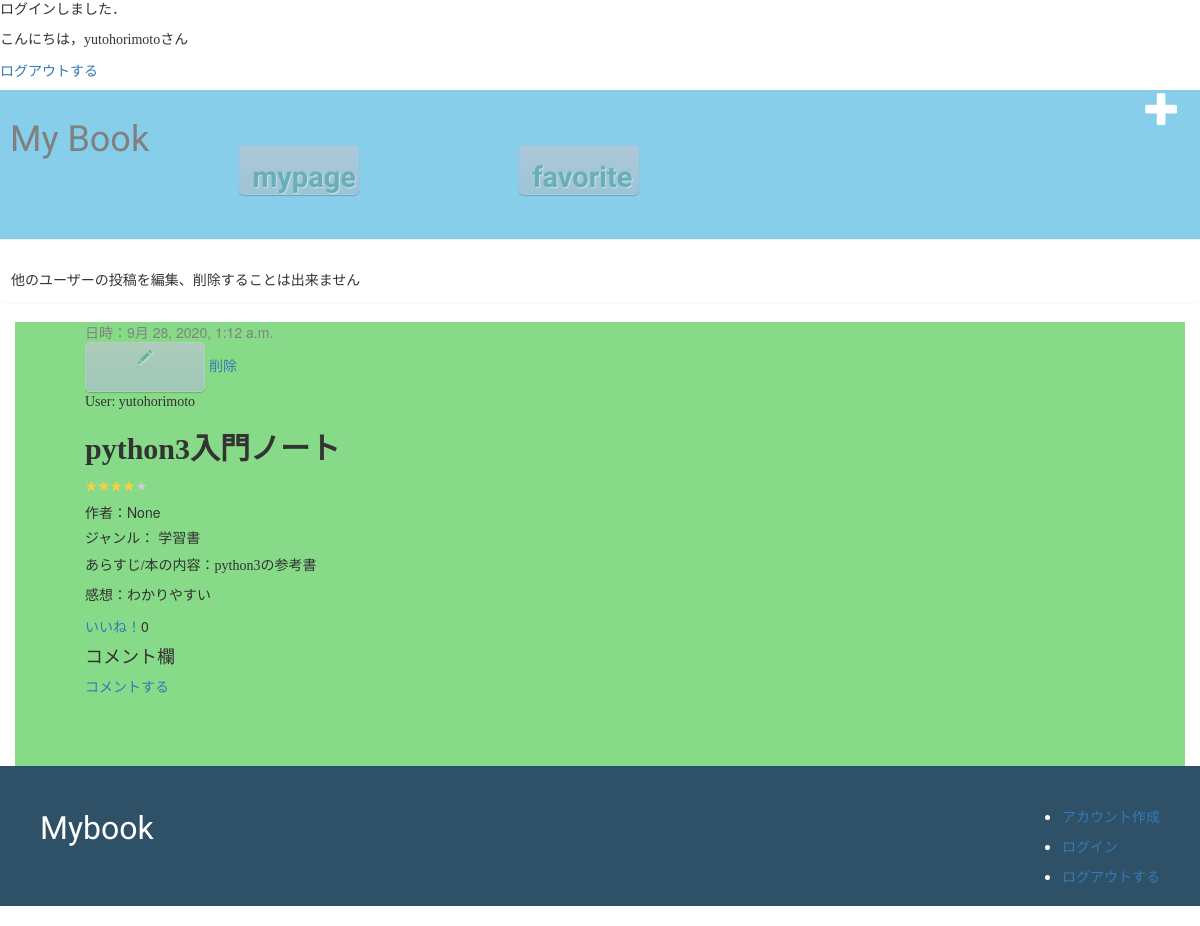
The page /post/5/ (signed in) on the database as committed earlier.
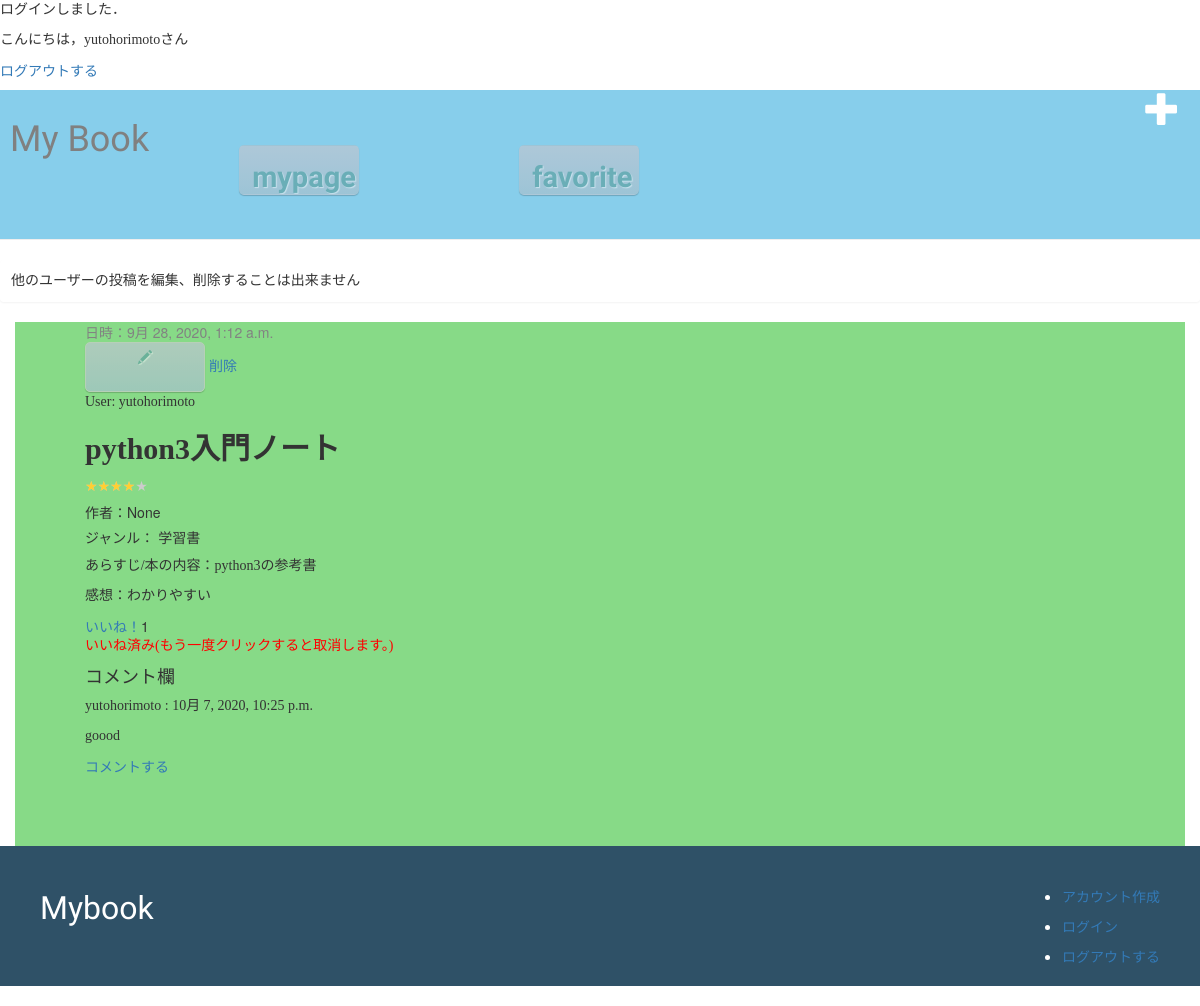
The same page on the database as committed later.
### mybook/models.py (models this page shows, shortened)
class Post(models.Model):
    author = models.ForeignKey(settings.AUTH_USER_MODEL, on_delete=models.CASCADE)
    book_title = models.CharField(max_length=50)
    book_author = models.CharField(max_length=20,blank=True, null=True)
    book_label = models.IntegerField(choices=label_choices,blank=True, null=True)
    book_int = models.CharField(max_length=200,blank=True, null=True)
    text = models.TextField()
    rate = models.IntegerField(choices = rate_choice ,blank=False, default=1)
    like_num = models.IntegerField(default=0)
    created_date = models.DateTimeField(default=timezone.now)
    published_date = models.DateTimeField(blank=True, null=True)

class Comment(models.Model):
    user = models.ForeignKey(settings.AUTH_USER_MODEL, on_delete=models.CASCADE, related_name='comment_user')
    post = models.ForeignKey(Post, on_delete=models.CASCADE)
    date_created = models.DateTimeField(auto_now_add=True)
    text = models.TextField()

### mybook/views.py (the view)
# urls.py: path('post/<int:pk>/', views.PostDetail.as_view(), name='post_detail'),
class PostDetail(LoginRequiredMixin,DetailView):
    template_name = 'mybook/post_detail.html'
    model = Post
    context_object_name = 'post'
    def get_context_data(self,**kwargs):
        context = super().get_context_data(**kwargs)
        context['check'] = Like.objects.filter(user=self.request.user, post=self.kwargs.get('pk')).exists()
        context['comments']= Comment.objects.filter(post=self.kwargs.get('pk'))
        return context

### mybook/templates/mybook/post_detail.html (shortened to what this page needs)
{% extends 'mybook/base.html' %}
{% block content %}
    <div class="post">
        {% if post.published_date %}
            <div class="date">
                日時：{{ post.published_date }}
            </div>
        {% endif %}
        {% if post.author == request.user %}
            <a class="btn btn-default" href="{% url 'post_edit' pk=post.pk %}"><span class="glyphicon glyphicon-pencil"></span></a>
            <a href="{% url 'post_delete' pk=post.pk %}">削除</a>
        {% endif %}
        <p>User: {{ post.author}}</p>
        <h2>{{ post.book_title }}</h2><span class="star5_rating" data-rate='{{post.rate}}'></span>
        <h5>作者：{{post.book_author}}</h5>
        <h5>ジャンル：{% if post.book_label == 0 %}小説{% endif %}
            {% if post.book_label == 3 %}学習書{% endif %}
        </h5>
        <p>あらすじ/本の内容：{{post.book_int|linebreaksbr}}</p>
        <p>感想：{{ post.text|linebreaksbr }}</p>
        <a href="{% url 'like' pk=post.pk %}">いいね！</a>{{ post.like_num }}
        {% if check == True %}
            <p class= 'red'>いいね済み(もう一度クリックすると取消します。)</p>
        {% endif %}
        <h4>コメント欄</h4>
        {% for comment in comments %}
        <p>{{ comment.user }} : {{ comment.date_created }}</p>
        <p>{{ comment.text }}</p>
        {% endfor %}
        <a href="{% url 'comment' pk=post.pk %}">コメントする</a>
    </div>
{% endblock %}

Rows that differ between the two databases and show on the page:
changed Post "python3入門ノート": like_num "0" → "1"
added Comment: user "yutohorimoto", date_created "10月 7, 2020, 10:25 p.m.", text "goood"
Other text that changed with them:
text now shown: "いいね済み(もう一度クリックすると取消します。)"
